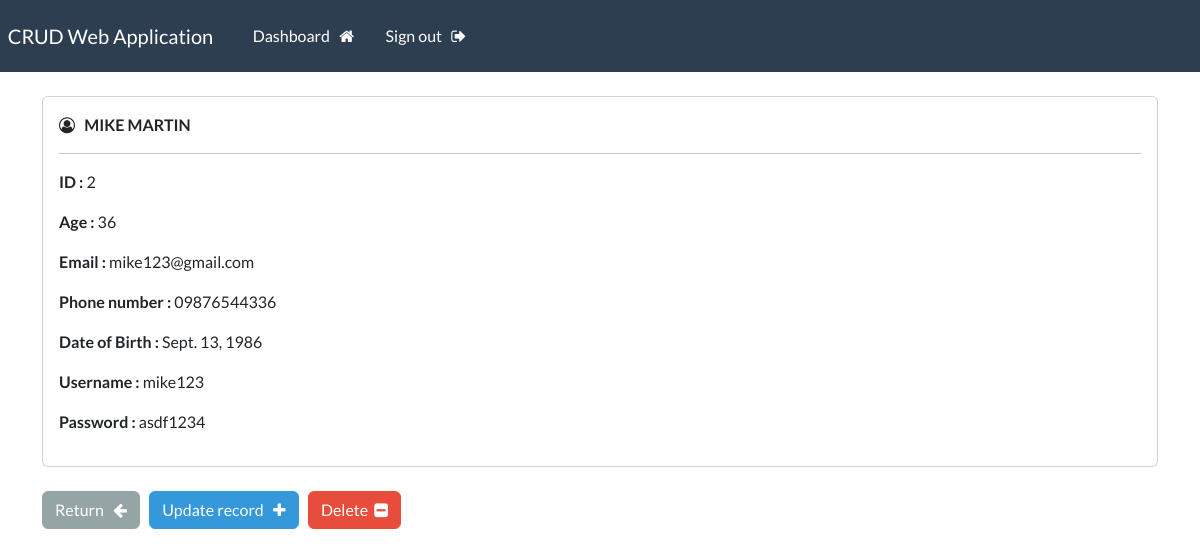
The page /record/2 (signed in) on the database its author committed.
### person_app/models.py (models this page shows, shortened)
class Person(models.Model):
    first_name = models.CharField(max_length=100)
    last_name = models.CharField(max_length=100)
    age = models.IntegerField()
    email_id = models.EmailField()
    phone_number = models.CharField(max_length=20)
    date_of_birth = models.DateField()
    username = models.CharField(max_length=100)
    password = models.CharField(max_length=100)

### person_app/decorators.py (the view)
        def wrapper_func(request, *args, **kwargs):
            group = None
            if request.user.groups.exists():
                group = request.user.groups.all()[0].name
            if group in allowed_roles:
                return view_func(request, *args, **kwargs)
            else:
                return redirect('filter-records')

### person_app/views.py (called while the page is built)
@login_required(login_url='my-login')
@allowed_users(allowed_roles=['admin'])
@api_view(['GET'])
def singular_record(request, pk):
    person_record = Person.objects.get(id=pk)
    context = {'record':person_record}
    return render(request, 'person_app/view-record.html', context=context)

### templates/person_app/view-record.html (shortened to what this page needs)
{% extends 'person_app/base.html' %} {% block content %}
<div class="card">
  <div class="card-body">
    <i class="fa fa-user-circle-o" aria-hidden="true"></i> &nbsp;
    <strong> {{record.first_name|upper}} {{record.last_name|upper}} </strong>
    <hr />
    <p><strong> ID : </strong> {{record.id}}</p>
    <p><strong> Age : </strong> {{record.age}}</p>
    <p><strong> Email : </strong> {{record.email_id}}</p>
    <p><strong> Phone number : </strong> {{record.phone_number}}</p>
    <p><strong> Date of Birth : </strong> {{record.date_of_birth}}</p>
    <p><strong> Username : </strong> {{record.username}}</p>
    <p><strong> Password : </strong> {{record.password}}</p>
  </div>
</div>
<br />
<a href="{% url 'dashboard' %}" class="btn btn-secondary">
  Return &nbsp; <i class="fa fa-arrow-left" aria-hidden="true"></i>
</a>
<a href="{% url 'update-record' record.id %}" class="btn btn-info">
  Update record &nbsp; <i class="fa fa-plus" aria-hidden="true"></i>
</a>
<a href="{% url 'delete-record' record.id %}" class="btn btn-danger">
  Delete &nbsp;<i class="fa fa-minus-square" aria-hidden="true"></i>
</a>
{% endblock %}

### rows shown on the page
Person: first_name "MIKE", last_name "MARTIN", id "2", age "36", email_id "mike123@gmail.com", phone_number "09876544336", date_of_birth "Sept. 13, 1986", username "mike123", password "asdf1234"
